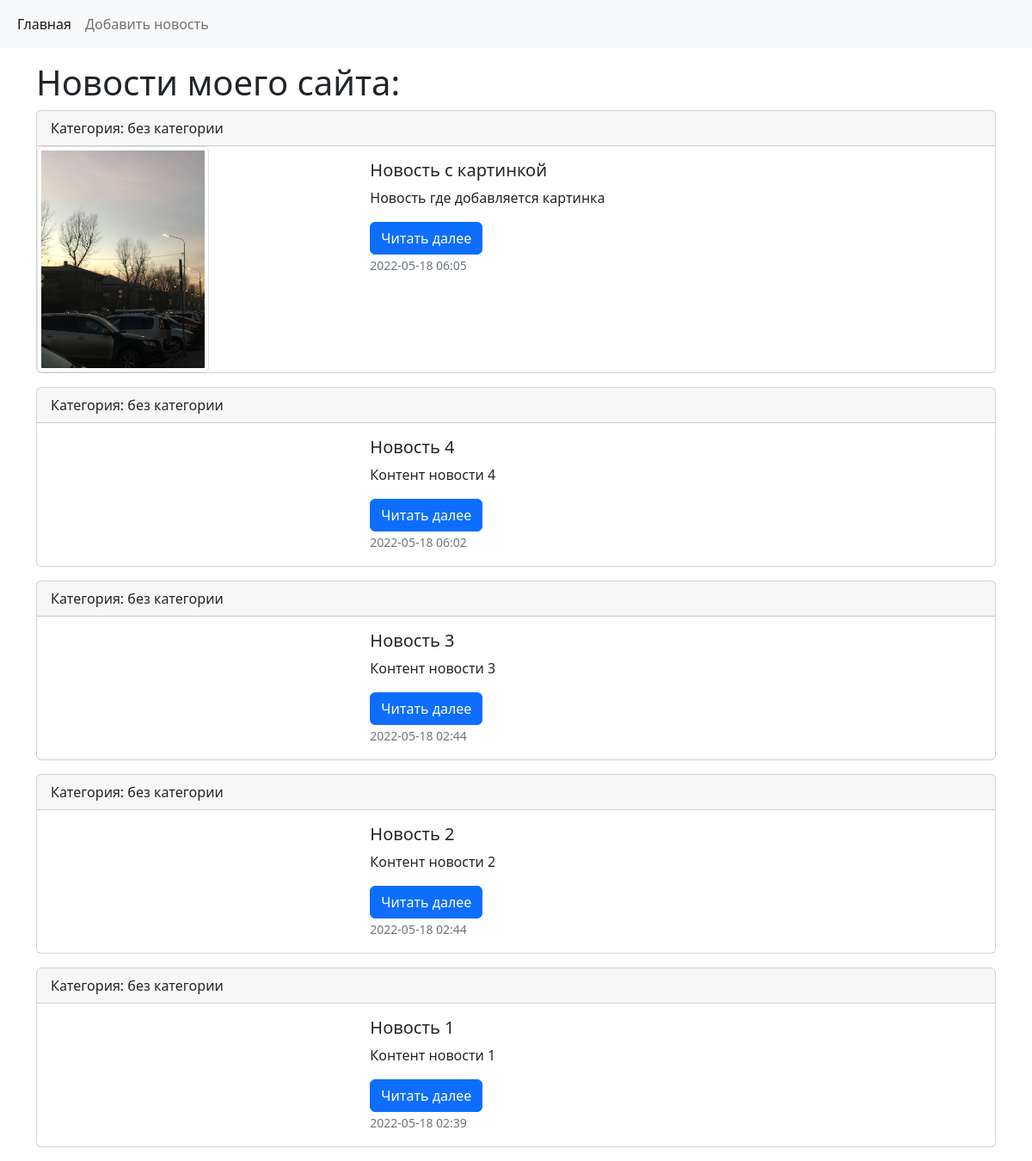
/, run on an earlier commit of the app's database.
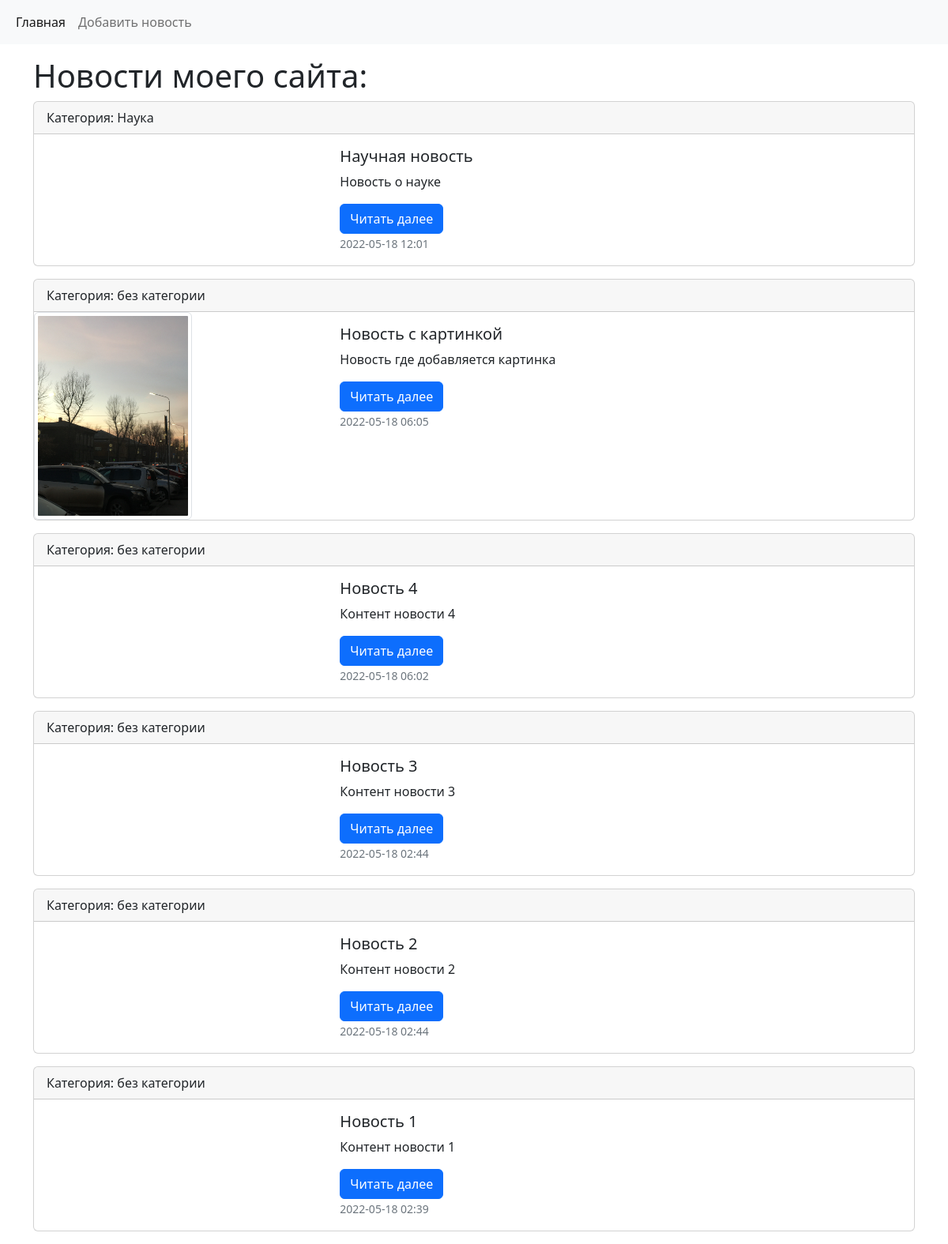
And on a later commit of the database.
### news/models.py (models this page shows, shortened)
class News(models.Model):
    title = models.CharField(max_length=150, verbose_name='Наименование')
    content = models.TextField(blank=True, verbose_name='Конетент')
    created_at = models.DateTimeField(auto_now_add=True, verbose_name='Дата загрузки')
    updated_at = models.DateTimeField(auto_now=True, verbose_name='Обновлено')
    photo = models.ImageField(upload_to='photo/%Y/%m/%d/', verbose_name='Фото', blank=True)
    is_published = models.BooleanField(default=True, verbose_name='Опубликовано')
    category = models.ForeignKey('Category', on_delete=models.PROTECT, null=True, verbose_name='Категория')
    class Meta:
        verbose_name = 'Новость'
        verbose_name_plural = 'Новости'
        ordering = ['-created_at']

class Category(models.Model):
    title = models.CharField(max_length=150, db_index=True, verbose_name='Наименование категории')
    def __str__(self):
        return self.title
    class Meta:
        verbose_name = 'Категория'
        verbose_name_plural = 'Категории'
        ordering = ['title']

### news/views.py (the view)
# urls.py: path('', views.index, name='home'),
def index(request):
    title = 'Новости моего сайта'
    news = News.objects.all()[:11]
    categories = Category.objects.all()
    context = {
        'news': news,
        'title': title,
        'categories': categories,
    }
    response = render(request, 'news/index.html', context)
    return response

### news/templates/news/index.html (shortened to what this page needs)
<!doctype html>
<html lang="ru">
<head>
    <link href="https://cdn.jsdelivr.net/npm/bootstrap@5.2.0-beta1/dist/css/bootstrap.min.css" rel="stylesheet">
</head>
<body>
<nav class="navbar navbar-expand-lg bg-light">
    <div class="container-fluid">
        <div class="collapse navbar-collapse" id="navbarNav">
            <ul class="navbar-nav">
                <li class="nav-item">
                    <a class="nav-link active" aria-current="page" href="#">Главная</a>
                </li>
                <li class="nav-item">
                    <a class="nav-link" href="#">Добавить новость</a>
                </li>
            </ul>
        </div>
    </div>
</nav>
<div class="container mt-3">
    <h1>{{ title }}:</h1>
    {% for item in news %}
    <div class="card mb-3">
        <div class="card-header">
            Категория: {{ item.category | default_if_none:'без категории' }}
        </div>
        <div class="row g-0">
            <div class="col-md-4">
                {% if item.photo %}
                <img src="{{ item.photo.url }}" alt="--" width="200px" height="150px" class="img-thumbnail rounded-mx-auto">
                {% endif %}
            </div>
            <div class="col-md-8">
                <div class="card-body">
                    <h5 class="card-title">{{ item.title }}</h5>
                    <p class="card-text">{{ item.content | linebreaksbr | truncatewords:50 }}</p>
                    <a href="/" class="btn btn-primary">Читать далее</a>
                    <p class="card-text"><small class="text-muted">{{ item.created_at | date:"Y-m-d H:i" }}</small></p>
                </div>
            </div>
        </div>
    </div>
    {% endfor %}
</div>
</body>
</html>

What changed in the data, as far as the page shows it:
added News: category "Наука", title "Научная новость", content "Новость о науке", created_at "2022-05-18 12:01"
